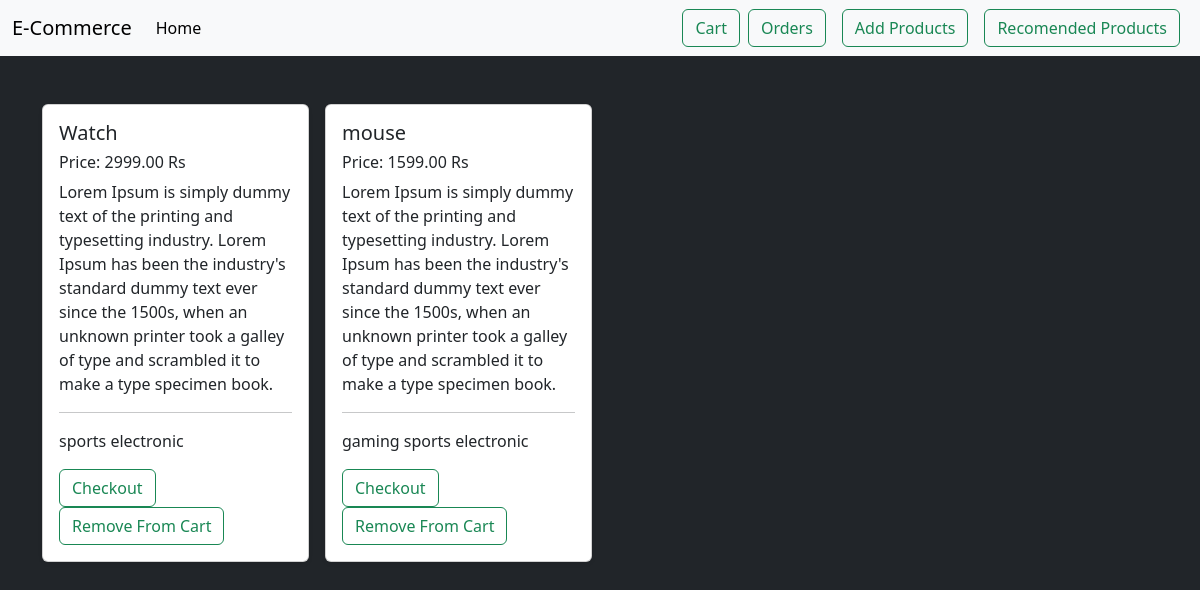
Page /cart/ on the committed database.
### base/models.py (models this page shows)
class Cart(models.Model):
    products = models.ForeignKey(Product, on_delete=models.CASCADE)

class Product(models.Model):
    name = models.CharField(max_length=100)
    category = models.TextField()
    description = models.TextField()
    price = models.DecimalField(max_digits=10, decimal_places=2)

### base/views.py (the view)
# urls.py: path("cart/", views.view_cart, name="view-cart"),
def view_cart(request):
    products = Cart.objects.all()
    return render(request, "base/cart.html", {"products": products})

### base/templates/base/cart.html
{% extends "main.html" %}
{% block content %}
<div class="album py-5">
  <div class="container ">
    <div class="row justify-between row-cols-1 row-cols-sm-2 row-cols-md-3 row-cols-xl-4 g-3">
      {% for prod in products  %}
      <div class="col d-flex justify-content-center ">
          <div class="card shadow-sm" style="width: 18rem;">
              <div class="card-body">
                <h5 class="card-title">{{prod.products.name}}</h5>
                <h6 class="line-clamp">Price: {{prod.products.price}} Rs</h6>
                <p class="card-text">{{prod.products.description}}</p>
                <hr/>
                <p class="card-text">{{prod.products.category}}</p>
                <a href="{% url "add-order" prod.products.id %}" class="btn btn-outline-success ">Checkout</a>
                <a href="{% url "remove-cart" prod.products.id %}" class="btn btn-outline-success ">Remove From Cart</a>
              </div>
          </div>
      </div>
      {% endfor %}
    </div>
  </div>
</div>
{% endblock content %}

### rows in the picture
Cart: products.name "Watch", products.price "2999.00", products.description "Lorem Ipsum is simply dummy text of the printing and typesetting industry. Lorem Ipsum has been the industry's standard dummy text ever since the 1500s, when an unknown printer took a galley of type and scrambled it to make a type specimen book.", products.category "sports electronic"
Cart: products.name "mouse", products.price "1599.00", products.description "Lorem Ipsum is simply dummy text of the printing and typesetting industry. Lorem Ipsum has been the industry's standard dummy text ever since the 1500s, when an unknown printer took a galley of type and scrambled it to make a type specimen book.", products.category "gaming sports electronic"
